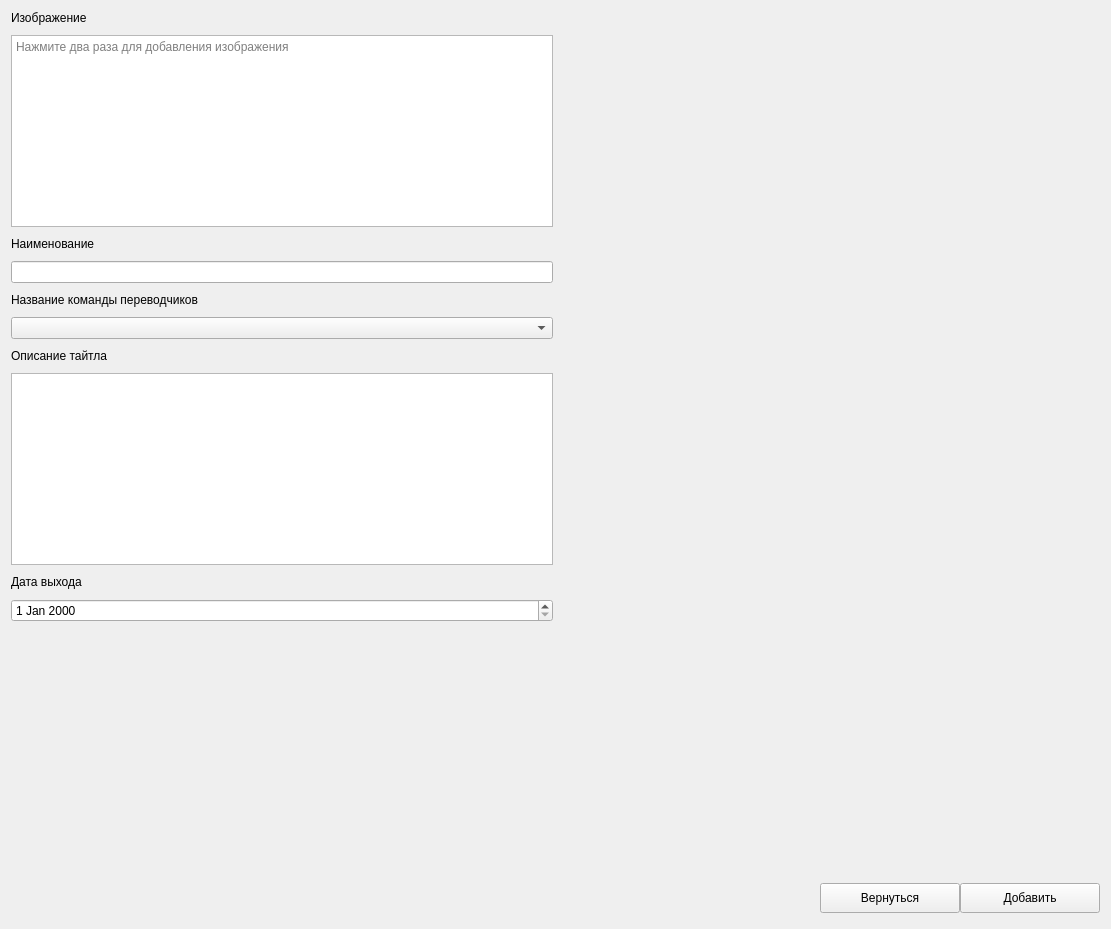
          <widget class="QWidget" name="pageAddTitle">
           <layout class="QGridLayout" name="gridLayout_15">
            <item row="0" column="1">
             <spacer name="horizontalSpacer_13">
              <property name="orientation">
               <enum>Qt::Horizontal</enum>
              </property>
              <property name="sizeHint" stdset="0">
               <size>
                <width>540</width>
                <height>20</height>
               </size>
              </property>
             </spacer>
            </item>
            <item row="1" column="0">
             <spacer name="verticalSpacer_14">
              <property name="orientation">
               <enum>Qt::Vertical</enum>
              </property>
              <property name="sizeType">
               <enum>QSizePolicy::Expanding</enum>
              </property>
              <property name="sizeHint" stdset="0">
               <size>
                <width>540</width>
                <height>250</height>
               </size>
              </property>
             </spacer>
            </item>
            <item row="0" column="0">
             <layout class="QVBoxLayout" name="verticalLayout_14">
              <property name="spacing">
               <number>10</number>
              </property>
              <item>
               <widget class="QLabel" name="label_30">
                <property name="text">
                 <string>Изображение</string>
                </property>
               </widget>
              </item>
              <item>
               <widget class="QTextEdit" name="imageArea">
                <property name="placeholderText">
                 <string>Нажмите два раза для добавления изображения</string>
                </property>
               </widget>
              </item>
              <item>
               <widget class="QLabel" name="label_31">
                <property name="text">
                 <string>Наименование</string>
                </property>
               </widget>
              </item>
              <item>
               <widget class="QLineEdit" name="nameAddTitle"/>
              </item>
              <item>
               <widget class="QLabel" name="label_32">
                <property name="text">
                 <string>Название команды переводчиков</string>
                </property>
               </widget>
              </item>
              <item>
               <widget class="QComboBox" name="nameCrewTranslatorAddTitle"/>
              </item>
              <item>
               <widget class="QLabel" name="label_33">
                <property name="text">
                 <string>Описание тайтла</string>
                </property>
               </widget>
              </item>
              <item>
               <widget class="QTextEdit" name="descriptionEdit"/>
              </item>
              <item>
               <widget class="QLabel" name="label_34">
                <property name="text">
                 <string>Дата выхода</string>
                </property>
               </widget>
              </item>
              <item>
               <widget class="QDateEdit" name="dateReleaseAddTitle"/>
              </item>
             </layout>
            </item>
            <item row="2" column="0" colspan="2">
             <widget class="QWidget" name="widget_6" native="true">
              <property name="sizePolicy">
               <sizepolicy hsizetype="Expanding" vsizetype="Expanding">
                <horstretch>0</horstretch>
                <verstretch>0</verstretch>
               </sizepolicy>
              </property>
              <property name="minimumSize">
               <size>
                <width>0</width>
                <height>40</height>
               </size>
              </property>
              <property name="maximumSize">
               <size>
                <width>16777215</width>
                <height>40</height>
               </size>
              </property>
              <layout class="QHBoxLayout" name="horizontalLayout_9">
               <property name="spacing">
                <number>0</number>
               </property>
               <property name="leftMargin">
                <number>0</number>
               </property>
               <property name="topMargin">
                <number>0</number>
               </property>
               <property name="rightMargin">
                <number>0</number>
               </property>
               <property name="bottomMargin">
                <number>0</number>
               </property>
               <item>
                <spacer name="horizontalSpacer_14">
                 <property name="orientation">
                  <enum>Qt::Horizontal</enum>
                 </property>
                 <property name="sizeHint" stdset="0">
                  <size>
                   <width>809</width>
                   <height>20</height>
                  </size>
                 </property>
                </spacer>
               </item>
               <item>
                <widget class="QPushButton" name="backAddTitleBtn">
                 <property name="minimumSize">
                  <size>
                   <width>140</width>
                   <height>30</height>
                  </size>
                 </property>
                 <property name="maximumSize">
                  <size>
                   <width>140</width>
                   <height>30</height>
                  </size>
                 </property>
                 <property name="text">
                  <string>Вернуться</string>
                 </property>
                 <property name="icon">
                  <iconset resource="resource.qrc">
                   <normaloff>:/icon/icon/free-icon-back-2644908.png</normaloff>:/icon/icon/free-icon-back-2644908.png</iconset>
                 </property>
                 <property name="iconSize">
                  <size>
                   <width>20</width>
                   <height>20</height>
                  </size>
                 </property>
                </widget>
               </item>
               <item>
                <widget class="QPushButton" name="addTitleBtn">
                 <property name="minimumSize">
                  <size>
                   <width>140</width>
                   <height>30</height>
                  </size>
                 </property>
                 <property name="maximumSize">
                  <size>
                   <width>140</width>
                   <height>30</height>
                  </size>
                 </property>
                 <property name="text">
                  <string>Добавить</string>
                 </property>
                 <property name="icon">
                  <iconset resource="resource.qrc">
                   <normaloff>:/icon/icon/free-icon-add-7222864.png</normaloff>:/icon/icon/free-icon-add-7222864.png</iconset>
                 </property>
                 <property name="iconSize">
                  <size>
                   <width>20</width>
                   <height>20</height>
                  </size>
                 </property>
                </widget>
               </item>
              </layout>
             </widget>
            </item>
           </layout>
          </widget>
